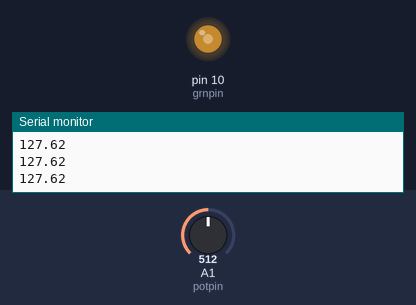
Bench run of a sketch on a simulated Arduino Uno, built with avr-gcc and run on an emulated ATmega328P. Shown: output pins drawn as LEDs (lit = HIGH), the last lines printed to the serial monitor. Inputs (shaded band) come from the test bench; at power-on: A1 (potpin) = 512.

Above: at 1.3 s.
1.4 s: A1 (potpin) set to 716
At 2.2 s:
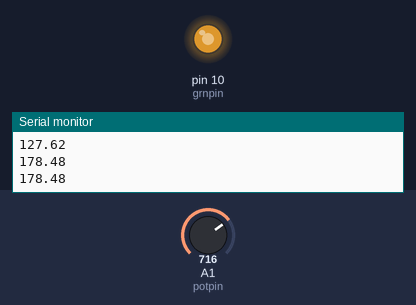
3.0 s: A1 (potpin) set to 900
At 3.4 s:
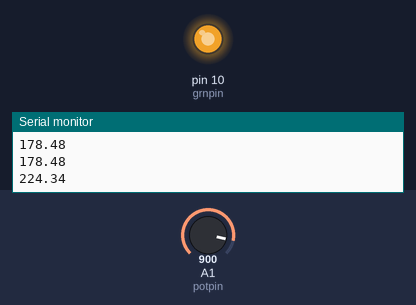
4.5 s: A1 (potpin) set to 122
At 5.7 s:
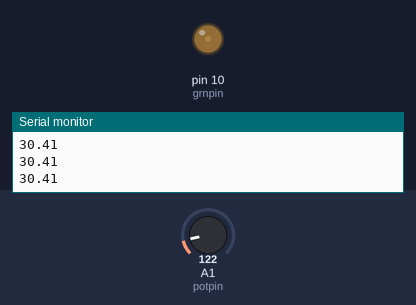
6.0 s: A1 (potpin) set to 0
At 7.0 s:
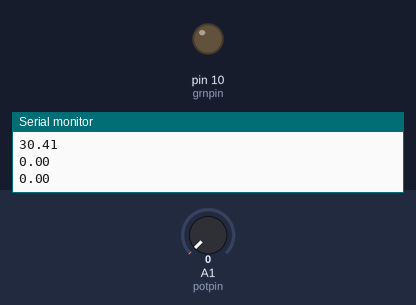
7.5 s: A1 (potpin) set to 511
At 8.2 s:
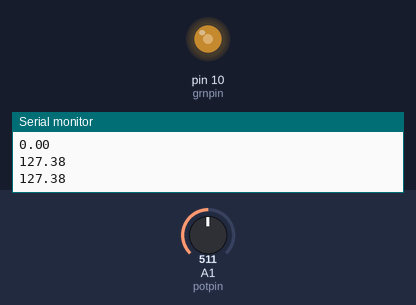
Timing chart, 0 to 10.0 s (numbered marks = the images above; inputs shaded):
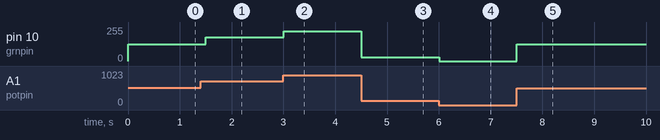

Measured:
- after the input at 1.4 s, pin 10 (grnpin): 127/255 → 178/255 after 0.10 s
- after the input at 3.0 s, pin 10 (grnpin): 178/255 → 224/255 at once
- after the input at 4.5 s, pin 10 (grnpin): 224/255 → 30/255 at once
- after the input at 6.0 s, pin 10 (grnpin): 30/255 → 0/255 at once
- after the input at 7.5 s, pin 10 (grnpin): 0/255 → 127/255 at once

The sketch:

tutorial14.ino
```cpp
int potpin=A1;
int grnpin=10;
int potval;
float ledval;

void setup()
{
  pinMode(potpin, INPUT);
  pinMode(grnpin, OUTPUT);
  Serial.begin(9600);
}

void loop()
{
  potval=analogRead(potpin);
  ledval=(255./1023.)*potval;
  analogWrite(grnpin,ledval);
  Serial.println(ledval);
  delay(500);
}
```
